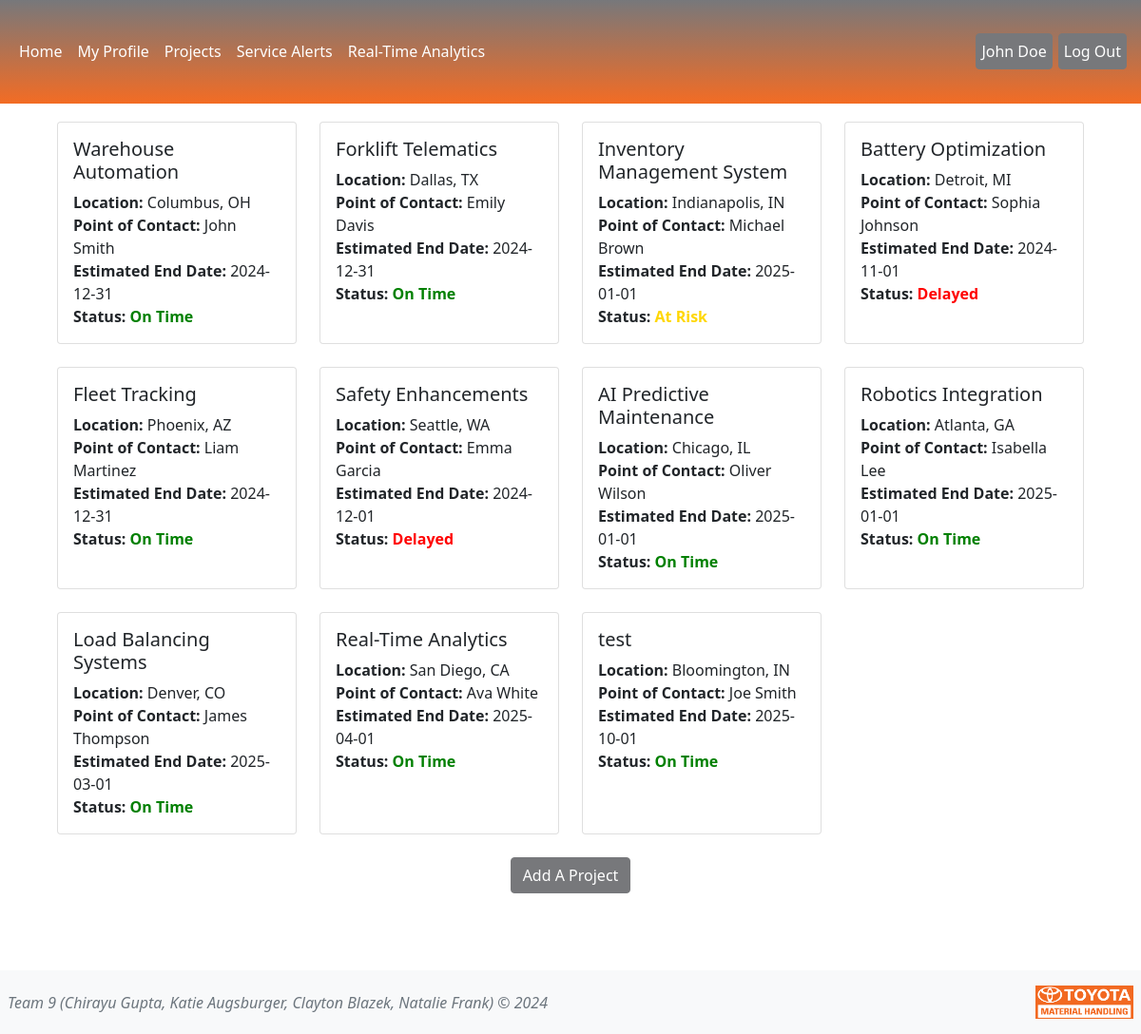
Screenshot of /projects (signed in) with the database file from the repository.
### tables this page shows
CREATE TABLE Users (user_id INTEGER PRIMARY KEY AUTOINCREMENT,username TEXT NOT NULL, name TEXT NOT NULL,email TEXT NOT NULL UNIQUE,password TEXT NOT NULL,profile_image TEXT,branch TEXT);

CREATE TABLE projects (project_id INTEGER PRIMARY KEY AUTOINCREMENT, name TEXT NOT NULL,poc_name TEXT NOT NULL,poc_email TEXT NOT NULL,poc_phone TEXT NOT NULL,location TEXT NOT NULL,est_length TEXT NOT NULL,curr_length TEXT,budget FLOAT NOT NULL,curr_exp FLOAT NOT NULL,start_date TEXT NOT NULL,proj_end TEXT NOT NULL, status TEXT NOT NULL);

### app.py (the view)
@app.route('/projects')
def projects():
    user_id = session.get('user_id')
    user = User.getUserByID(user_id)
    projects = Project.getAllProjects()
    return render_template('projects.html', user=user, user_id=user_id, projects=projects)

### projects.py (called while the page is built)
    @classmethod
    def getAllProjects(cls):
        conn = sqlite3.connect(db_path)
        cursorObj = conn.cursor()
        cursorObj.execute('SELECT project_id, name, poc_name, poc_email, poc_phone, location, est_length, curr_length, budget, curr_exp, start_date, proj_end,status FROM projects;')
        allRows = cursorObj.fetchall()
        ListOfDictionaries = []
        for row in allRows:
            m = {"project_id": row[0], 'name':row[1],"poc_name":row[2], 'poc_email': row[3], 'poc_phone':row[4], 'location':row[5],'est_length':row[6],'curr_length':row[7],'budget':row[8],'curr_exp':row[9],'start_date':row[10],'proj_end':row[11],'status':row[12]}
            ListOfDictionaries.append(m)
        if conn:
            conn.close()
        return ListOfDictionaries

### users.py (called while the page is built)
    @classmethod
    def getAllUsers(cls):
        conn = sqlite3.connect(db_path)
        cursorObj = conn.cursor()
        cursorObj.execute('SELECT user_id, username, name, email, password, profile_image, branch FROM users;')
        allRows = cursorObj.fetchall()
        ListOfDictionaries = []
        for row in allRows:
            m = {"user_id": row[0], 'username':row[1],"name":row[2], 'email': row[3], 'password':row[4], 'profile_image':row[5], 'branch':row[6]}
            ListOfDictionaries.append(m)
        if conn:
            conn.close()
        return ListOfDictionaries

    @classmethod
    def getUserByID(cls, user_id):
        users = User.getAllUsers()
        for user in users:
            if user['user_id'] == user_id:
                return user

### templates/projects.html (shortened to what this page needs)
{% extends 'base.html' %}
{% block content%}
<main class="d-inline-flex p-5 align-items-end">
    <div class="container">
        <div class="row">
            {% if user_id %}
            {% for project in projects %}
            <div class="col-md-3 mb-4">
                <a href="{{ url_for('project', project_id=project['project_id']) }}" class="text-decoration-none text-dark">
                <div class="card h-100">
                    <div class="card-body">
                        <h5 class="card-title">{{ project['name'] }}</h5>
                        <p class="card-text">
                            <strong>Location:</strong> {{ project['location'] }}<br>
                            <strong>Point of Contact:</strong> {{ project['poc_name'] }}<br>
                            <strong>Estimated End Date:</strong> {{project['proj_end']}} <br>
                            <strong>Status:</strong>
                            {% if project['status'] == 'On Time' %}
                            <b style="color:green;"> On Time</b>
                            {% elif project['status'] == 'Delayed' %}
                            <b style="color:red;"> Delayed</b>
                            {% elif project['status'] == 'At Risk' %}
                            <b style="color:gold;"> At Risk</b>
                            {% else %}
                            <b style="color:gray;"> {{project['status']}}</b>
                            {% endif %}
                        </p>
                    </div>
                </div>
            </a>
            </div>
            {% endfor %}
        </div>
        <div class="row">
            <div class="col-12 d-flex justify-content-center">
                <a class="btn btn-primary" href="{{url_for('add_project')}}"> Add A Project</a>
            </div>
        </div>
    </div>
</main>
{% else %}
    <p> You must be logged in to view this page.</p>
            <div class="col-4">
            <a class="btn btn-primary" href="{{url_for('login')}}"> Log In</a>
</main>
{% endif %}
{% endblock %}

### templates/base.html (shortened to what this page needs)
<!DOCTYPE html>
<html lang="en">
<head>
    <link rel="stylesheet" href="https://cdnjs.cloudflare.com/ajax/libs/font-awesome/5.15.4/css/all.min.css">
    <link href="{{ url_for('static', filename='css/styles.css') }}" rel="stylesheet">
    <link href="https://cdn.jsdelivr.net/npm/bootstrap@5.1.1/dist/css/bootstrap.min.css" rel="stylesheet" />
</head>
<body class="d-flex flex-column">
    <header>
        <nav class="navbar navbar-expand-md navbar-dark fixed-top">
            <div class="container-fluid">
                <div class="collapse navbar-collapse" id="navbarCollapse">
                    <ul class="nav navbar-nav">
                        <li class="nav-item">
                            <a class="nav-link" aria-current="page" href="{{ url_for('index') }}" style="color: white;">Home</a>
                        </li>
                        <li class="nav-item">
                            <a class="nav-link" href="{{ url_for('profile') }}" style="color: white;">My Profile</a>
                        </li>
                        {% if user_id %}
                        <li class="nav-item">
                            <a class="nav-link" href="{{ url_for('projects') }}" style="color: white;">Projects</a>
                        </li>
                        <li class="nav-item">
                            <a class="nav-link" href="{{ url_for('alerts') }}" style="color: white;">Service Alerts</a>
                        </li>
                        <li class="nav-item">
                            <a class="nav-link" href="{{ url_for('analytics') }}" style="color: white;">Real-Time Analytics</a>
                        </li>
                        {% endif %}
                    </ul>
                </div>
                <div class="collapse navbar-collapse">
                    {% if user_id %}
                    <ul class="nav navbar-nav ms-auto">
                        {% if user['profile_image'] %}
                        <li class="nav-item">
                            <a href="{{ url_for('profile') }}"><img src="{{ url_for('static', filename='images/' + user['profile_image']) }}" class="profile-image-b" style="position: relative; right: 20px;"> </a>
                        </li>
                        <li class="nav-item">
                            <a class="btn btn-primary" style="padding-left:5px !important; padding-right:5px !important; margin-left:3px !important; margin-right:3px !important; position:relative; top:5px;" href="{{ url_for('logout') }}" onclick="return confirmLogout()">Log Out</a>
                        </li>
                        {% else %}
                        <li class="nav-item">
                            <a class="btn btn-primary" style="padding-left:5px !important; padding-right:5px !important; margin-left:3px !important; margin-right:3px !important;" href="{{ url_for('profile') }}">{{ user['name'] }}</a>
                        </li>
                        <li class="nav-item">
                            <a class="btn btn-primary" style="padding-left:5px !important; padding-right:5px !important; margin-left:3px !important; margin-right:3px !important; position:relative;" href="{{ url_for('logout') }}" onclick="return confirmLogout()">Log Out</a>
                        </li>
                        {% endif %}
                    </ul>
                    {% endif %}
                </div>
            </div>
        </nav>
    </header>
    {% block content %}
    {% endblock %}
    <footer class="footer mt-auto py-3 bg-light fixed-bottom">
      <div class="container.b">
          <div class="row">
              <div class="col-10 d-flex align-items-center" style="padding-left: 20px !important;">
                  <span class="text-muted"><i>Team 9 (Chirayu Gupta, Katie Augsburger, Clayton Blazek, Natalie Frank) &copy; 2024</i></span>
              </div>
              <div class="col-2 d-flex justify-content-end" style="padding-right: 20px !important;">
                  <img src="{{url_for('static', filename='/images/TMH.png')}}" style="height: 35px; width: relative;">
              </div>
          </div>
      </div>
  </footer>
</body>
</html>

### static/css/styles.css (style rules this page uses)
body { padding-bottom: 100px; padding-top: 30px; }
.container { margin-top:50px !important; }
.navbar { background: linear-gradient(to bottom, #77787b, #f36c24) !important; color: white !important; height: 10% !important; }
.navbar-nav { display: flex !important; justify-content: center !important; }
.btn-primary { background-color: #77787b !important; border-color: #77787b !important; }
.navbar-nav .nav-link { color: white !important; }

### rows the page displays
Users: name "John Doe"
projects: name "Warehouse Automation", location "Columbus, OH", poc_name "John Smith", proj_end "2024-12-31", status "On Time"
projects: name "Forklift Telematics", location "Dallas, TX", poc_name "Emily Davis", proj_end "2024-12-31", status "On Time"
projects: name "Inventory Management System", location "Indianapolis, IN", poc_name "Michael Brown", proj_end "2025-01-01", status "At Risk"
projects: name "Battery Optimization", location "Detroit, MI", poc_name "Sophia Johnson", proj_end "2024-11-01", status "Delayed"
projects: name "Fleet Tracking", location "Phoenix, AZ", poc_name "Liam Martinez", proj_end "2024-12-31", status "On Time"
projects: name "Safety Enhancements", location "Seattle, WA", poc_name "Emma Garcia", proj_end "2024-12-01", status "Delayed"
projects: name "AI Predictive Maintenance", location "Chicago, IL", poc_name "Oliver Wilson", proj_end "2025-01-01", status "On Time"
projects: name "Robotics Integration", location "Atlanta, GA", poc_name "Isabella Lee", proj_end "2025-01-01", status "On Time"
projects: name "Load Balancing Systems", location "Denver, CO", poc_name "James Thompson", proj_end "2025-03-01", status "On Time"
projects: name "Real-Time Analytics", location "San Diego, CA", poc_name "Ava White", proj_end "2025-04-01", status "On Time"
projects: name "test", location "Bloomington, IN", poc_name "Joe Smith", proj_end "2025-10-01", status "On Time"
